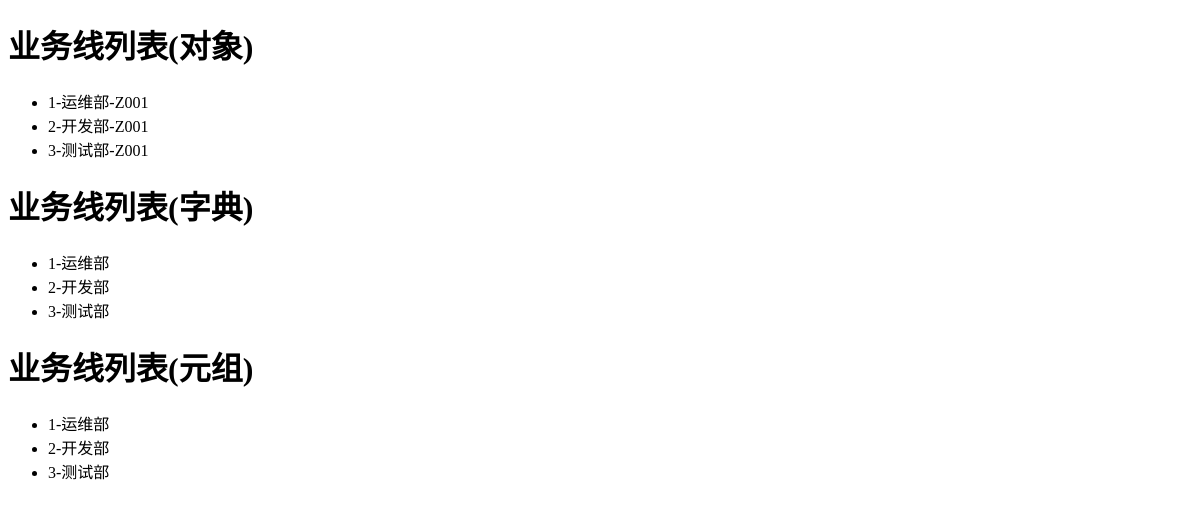
/business, run on an earlier commit of the app's database.
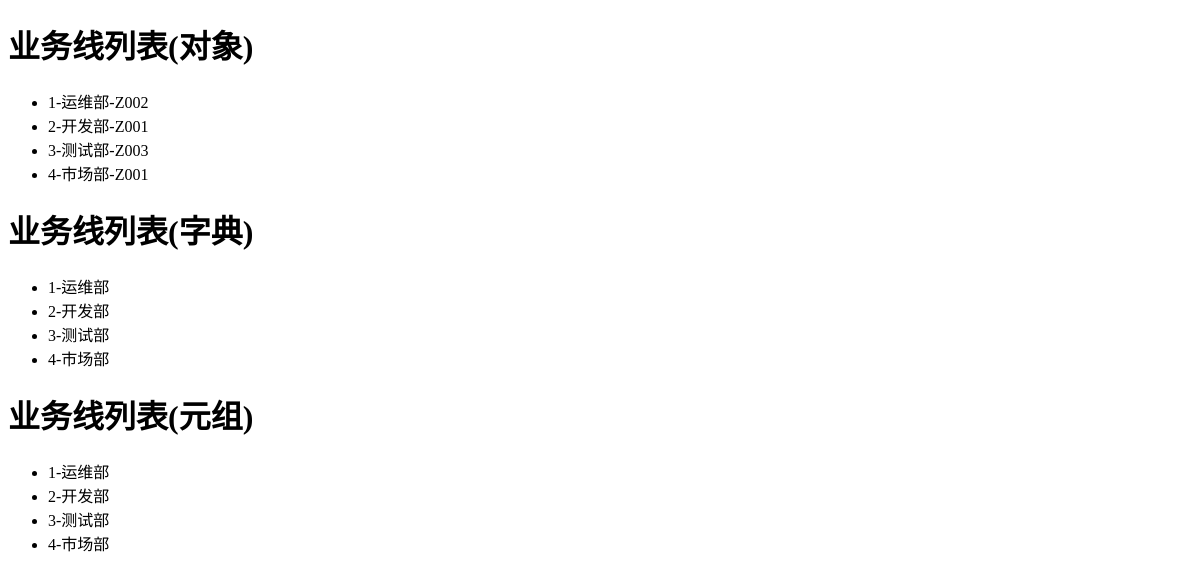
And on a later commit of the database.
### app01/models.py (models this page shows, shortened)
class Business(models.Model):
    caption = models.CharField(max_length=32)
    code = models.CharField(max_length=32,null=True,default='Z001')

### app01/views.py (the view)
# urls.py: url(r'^business$', views.business),
def business(request):
    v1 = models.Business.objects.all()
    v2 = models.Business.objects.all().values('id','caption')
    v3 = models.Business.objects.all().values_list('id', 'caption')
    return render(request,'business.html',{'v1':v1,'v2':v2,'v3':v3})

### templates/business.html (shortened to what this page needs)
<!DOCTYPE html>
<html lang="en">
<head>
</head>
<body>
    <h1> 业务线列表(对象) </h1>
    <ul>
        {% for row in v1 %}
            <li>{{ row.id }}-{{ row.caption }}-{{ row.code }}</li>
        {% endfor %}
    </ul>
    <h1> 业务线列表(字典) </h1>
    <ul>
        {% for row in v2 %}
            <li>{{ row.id }}-{{ row.caption }}</li>
        {% endfor %}
    </ul>
    <h1> 业务线列表(元组) </h1>
    <ul>
        {% for row in v3 %}
            <li>{{ row.0 }}-{{ row.1 }}</li>
        {% endfor %}
    </ul>
</body>
</html>

What changed in the data, as far as the page shows it:
changed Business "运维部": code "Z001" → "Z002"
changed Business "测试部": code "Z001" → "Z003"
added Business: id "4", caption "市场部", code "Z001"
